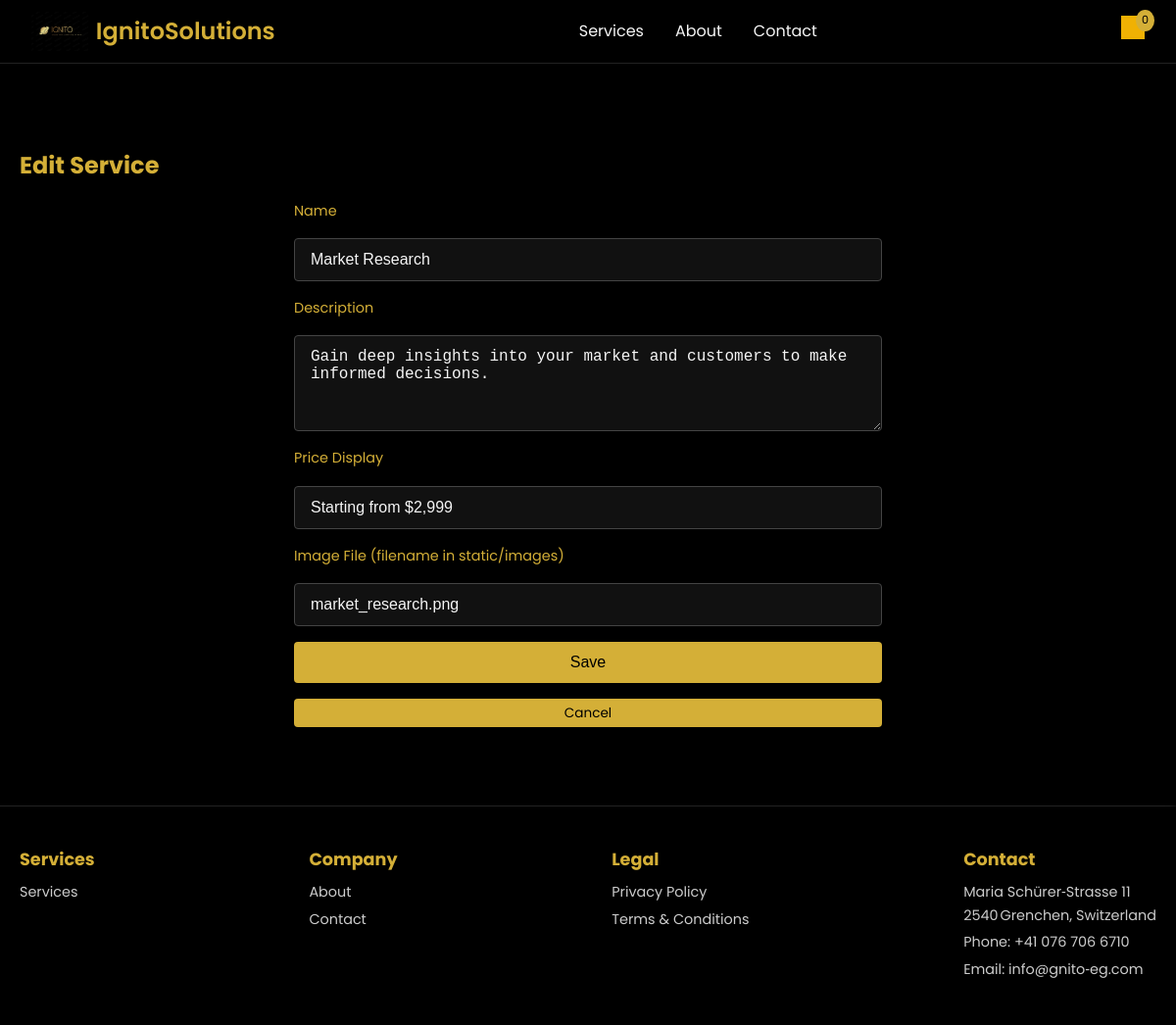
Page /admin/services/edit/1 (signed in) on the committed database.
### app.py (models this page shows)
class Service(db.Model):
    id = db.Column(db.Integer, primary_key=True)
    name = db.Column(db.String(120), nullable=False)
    description = db.Column(db.Text, nullable=False)
    price_display = db.Column(db.String(120), nullable=False)
    image_file = db.Column(db.String(120), nullable=False)

### app.py (the view, shortened to what this page needs)
@app.route('/admin/services/edit/<int:service_id>', methods=['GET', 'POST'])
@admin_required
def edit_service(service_id):
    service = Service.query.get_or_404(service_id)
    return render_template('service_form.html', service=service)

### app.py (called while the page is built)
@app.context_processor
def inject_globals():
    return {'datetime': datetime}

def admin_required(f):
    from functools import wraps
    @wraps(f)
    def decorated(*args, **kwargs):
        if not session.get('admin_logged_in'):
            return redirect(url_for('login', next=request.path))
        return f(*args, **kwargs)
    return decorated

### templates/service_form.html (shortened to what this page needs)
{% extends 'base.html' %}
{% if service %}
  {% set page_title = 'Edit Service' %}
{% else %}
  {% set page_title = 'Add Service' %}
{% endif %}
{% block content %}
  <section class="service-form section">
    <h2>{{ page_title }}</h2>
    <form method="post">
      <label>Name</label>
      <input type="text" name="name" value="{{ service.name if service else '' }}" required />
      <label>Description</label>
      <textarea name="description" rows="4" required>{{ service.description if service else '' }}</textarea>
      <label>Price Display</label>
      <input type="text" name="price_display" value="{{ service.price_display if service else '' }}" required />
      <label>Image File (filename in static/images)</label>
      <input type="text" name="image_file" value="{{ service.image_file if service else '' }}" />
      <button type="submit">Save</button>
      <a href="{{ url_for('dashboard') }}" class="btn small-btn">Cancel</a>
    </form>
  </section>
{% endblock %}

### static/css/style.css (style rules this page uses)
:root { --color-bg: #000000; --color-dark: #111111; --color-gold: #d4af37; --color-gold-hover: #b9952f; --color-text: #f5f5f5; --color-muted: #cccccc; --color-danger: #e53e3e; }
* { box-sizing: border-box; margin: 0; padding: 0; }
html, body { width: 100%; height: 100%; }
body { font-family: 'Poppins', sans-serif; background-color: var(--color-bg); color: var(--color-text); line-height: 1.6; overflow-x: hidden; padding-top: 70px; }
a { color: var(--color-gold); text-decoration: none; }
.section { padding: 80px 20px; }
.dashboard h2, .service-form h2, .login h2, .legal h2 { color: var(--color-gold); margin-bottom: 1rem; }
.btn { display: inline-block; background-color: var(--color-gold); color: var(--color-bg); padding: 0.5rem 1rem; border-radius: 4px; text-align: center; transition: background 0.3s; }
.btn.small-btn { padding: 0.25rem 0.75rem; font-size: 0.85rem; }
.service-form form, .login-form { max-width: 600px; margin: 0 auto; display: flex; flex-direction: column; gap: 1rem; }
.service-form label { font-size: 0.9rem; color: var(--color-gold); }
.service-form input, .service-form textarea, .login-form input { padding: 0.75rem 1rem; border: 1px solid #444; border-radius: 4px; background-color: var(--color-dark); color: var(--color-text); font-size: 1rem; }
.service-form button, .login-form button { background-color: var(--color-gold); color: var(--color-bg); border: none; padding: 0.75rem 1.5rem; border-radius: 4px; cursor: pointer; transition: background 0.3s; font-size: 1rem; }

### rows in the picture
Service: name "Market Research", description "Gain deep insights into your market and customers to make informed decisions.", price_display "Starting from $2,999", image_file "market_research.png"

### other values in the picture
{{ page_title }} "Edit Service"
